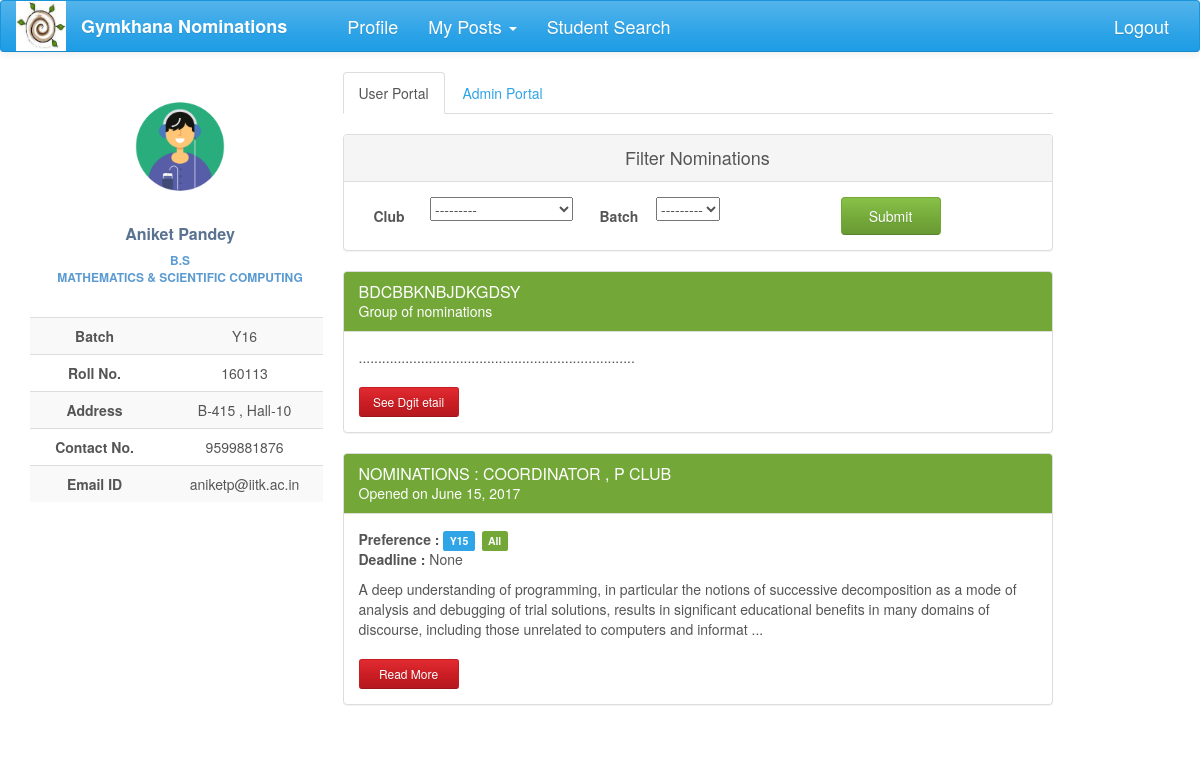
Screenshot of /nominations/ (signed in) with the database file from the repository.
### nomi/models.py (models this page shows, shortened)
class UserProfile(models.Model):
    user = models.OneToOneField(User, on_delete=models.CASCADE)
    name = models.CharField(max_length=40, blank=True)
    roll_no = models.IntegerField(null=True)
    year = models.CharField(max_length=4, choices=YEAR, default='Y16')
    programme = models.CharField(max_length=7, choices=PROGRAMME, default='B.Tech')
    department = models.CharField(max_length=200, choices=DEPT, default='AE')
    hall = models.CharField(max_length=10, choices=HALL, default=1)
    room_no = models.CharField(max_length=10, null=True, blank=True)
    contact = models.CharField(max_length=10, null=True, blank=True)
    post = models.ManyToManyField(Post, related_name='user_post', symmetrical=False, blank=True)
    club = models.ManyToManyField(ClubTag, related_name='club_tags', symmetrical=False, blank=True)

class GroupNomination(models.Model):
    title = models.CharField(max_length=2000,null =True)
    description = models.CharField(max_length=5000, null = True, blank = True)
    nominations = models.ManyToManyField(Nomination, symmetrical= False, blank= True)
    status = models.CharField(max_length= 50,choices= G_STATUS,default= 'created')
    approvals = models.ManyToManyField(Post, related_name='group_approvals', symmetrical=False, blank=True)

class Nomination(models.Model):
    name = models.CharField(max_length=200)
    description = models.TextField(max_length=20000, null=True, blank=True)
    brief_desc = models.TextField(max_length=300, null=True, blank=True)
    nomi_post = models.ForeignKey(Post, null=True)
    nomi_form = models.OneToOneField('forms.Questionnaire', null=True, blank=True)
    status = models.CharField(max_length=50, choices=STATUS, default='Nomination created')
    result_approvals = models.ManyToManyField(Post, related_name='result_approvals', symmetrical=False, blank=True)
    nomi_approvals = models.ManyToManyField(Post, related_name='nomi_approvals', symmetrical=False, blank=True)
    club_search = models.ManyToManyField(Post, related_name='all_clubs', symmetrical=False, blank=True)
    group_status = models.CharField(max_length=50, choices= GROUP_STATUS, default='normal')
    opening_date = models.DateField(null=True, blank=True)
    closing_date = models.DateField(null=True, blank=True, editable=True)
    year_choice = models.CharField(max_length=100, choices=YEAR_1, null=True)
    hall_choice = models.CharField(max_length=100, choices=HALL_1, null=True)
    dept_choice = models.CharField(max_length=100, choices=DEPT_1, null=True)

### nomi/views.py (the view)
def index(request):
    if request.user.is_authenticated:
        try:
            filters = NominationFilter(request.GET, queryset=Nomination.objects.filter(group_status='normal')
                                       .filter(status='Nomination out').distinct().order_by('-opening_date'))
            posts = Post.objects.filter(post_holders=request.user)
            username = UserProfile.objects.get(user=request.user)
            grouped_nomi = GroupNomination.objects.filter(status = 'out')
            return render(request, 'index1.html', context={'posts': posts, 'username': username, 'filter': filters, 'grouped_nomi':grouped_nomi})
        except ObjectDoesNotExist:
            profile = UserProfile.objects.create(user=request.user)
            pk = profile.pk
            return HttpResponseRedirect(reverse('profile_update', kwargs={'pk': pk}))
    else:
        return HttpResponseRedirect(reverse('login'))

### nomi/global_contexts.py (called while the page is built)
def context(request):
    if request.user.is_authenticated:
        try:
            my_profile = UserProfile.objects.get(user=request.user)
            my_posts = Post.objects.filter(post_holders=request.user)
            return {'my_posts': my_posts, 'my_profile': my_profile}
        except ObjectDoesNotExist:
            return {'my_posts': 0, 'my_profile': 0}
    else:
        return {'my_posts': 0, 'my_profile': 0}

### nomi/models.py (called while the page is built)
    def __str__(self):
        return self.club_name

### nomi/templates/index1.html
{% extends 'base2.html' %}
{% load staticfiles %}
{% load bootstrap %}
{% block content %}
<div class="profile-content ">
     <ul class="nav nav-tabs">
         <li class="active"><a href="#user" data-toggle="tab" aria-expanded="true">User Portal</a></li>
         {% if posts %}
          <li><a href="{% url 'admin_portal' %}" aria-expanded="false">Admin Portal</a></li>
         {% endif %}
     </ul>
    <div id="myTabContent" class="tab-content">
         <div class="tab-pane fade active in profile-nominations" id="user">
                <br>
                <div class="panel panel-default">
                  <div class="panel-heading">Filter Nominations</div>
                  <div class="panel-body">
                    <form action="" method="get">
                        <label class="col-lg-1 control-label">Club</label>
                            <div class="col-lg-3">
                                {{filter.form.club_search__club}}
                            </div>
                        <label class="col-lg-1 control-label">Batch</label>
                            <div class="col-lg-3 ">
                                {{filter.form.year_choice}}
                            </div>
                        <input type="submit" value="Submit" class="btn btn-success nomi-filter" />
                    </form>
                  </div>
                </div>
                <div>
                    {% for group in grouped_nomi %}
                <div class="panel panel-success">
                    <div class="panel-heading">
                        <h3 class="panel-title">{{ group.title.upper }}</h3>
                        <div>Group of nominations</div>
                    </div>
                    <div class="panel-body">
                        <p>.......................................................................</p>
                        <a href="{% url 'group_nomi_detail' pk=group.pk %}"
                           class="btn btn-sm read-more-button btn-danger">See Dgit etail</a>
                    </div>
                </div>
                    {% endfor %}
                </div>
                <div>
                    {% for nomi in filter.qs %}
                <div class="panel panel-success">
                    <div class="panel-heading">
                        <h3 class="panel-title">{{ nomi.name.upper }}</h3>
                        <div>Opened on {{nomi.opening_date}}</div>
                    </div>
                    <div class="panel-body">
                        <span style="font-weight: bolder">Preference : </span>
                        <span class="label label-primary">{{nomi.year_choice}}</span>
                        <span class="label label-success">{{nomi.dept_choice}}</span>
                        <p><span style="font-weight: bolder"> Deadline :  </span>{{nomi.closing_date}}</p>
                        <p>{{nomi.brief_desc}} ...</p>
                        <a href="{% url 'nomi_detail' nomi_pk=nomi.pk %}"
                           class="btn btn-sm read-more-button btn-danger">Read More</a>
                    </div>
                </div>
                    {% endfor %}
                </div>
         </div>
    </div>
</div>
{% endblock %}

### nomi/templates/base2.html (shortened to what this page needs)
<!DOCTYPE html>
<html lang="en">
{% load staticfiles %}
{% load bootstrap %}
<head>
    <link href="https://maxcdn.bootstrapcdn.com/bootswatch/3.3.7/cerulean/bootstrap.min.css" rel="stylesheet"
>
    <link href="https://maxcdn.bootstrapcdn.com/font-awesome/4.7.0/css/font-awesome.min.css" rel="stylesheet"
>
    <link rel="stylesheet" href="{% static 'nomi/css/main.css' %}" type="text/css">
</head>
<body>
{% block navigation %}
<nav class="navbar navbar-default" id="navbar">
    <div class="container-fluid">
        <div class="navbar-header">
            <a href="#">
                <div>
                    <img src="{% static 'nomi/img/gym.jpg' %}" width="50" height="50">
                </div>
            </a>
        </div>
        <div class="collapse navbar-collapse" id="bs-example-navbar-collapse-1">
            <ul class="nav navbar-nav">
                <li><a href="{% url 'index' %}" id="brand">Gymkhana Nominations</a></li>
                <li><a href="{% url 'profile' %}" id="navbar-links">Profile</a></li>
                {% block posts%}
                {% if my_posts %}
                <li class="dropdown">
                    <a href="#" class="dropdown-toggle" id="navbar-links" data-toggle="dropdown" role="button"
                       aria-expanded="false">My Posts <span class="caret"></span></a>
                </li>
                {% endif %}
                {% endblock %}
                <li><a href="{% url 'info:info' %}" id="navbar-links">Student Search</a></li>
            </ul>
            <ul class="nav navbar-nav navbar-right">
                <li id="navbar-links"><a href="{% url 'logout' %}?next={% url 'login' %}">Logout</a></li>
            </ul>
        </div>
    </div>
</nav>
{% endblock %}
<div class="container-fluid">
    <div  class="row profile">
        <div class="col-lg-3 col-md-3">
            {% block profile %}
            <div id="profile" class="profile-sidebar" style="position:fixed">
                <div class="profile-userpic">
                    <img src="{% static 'nomi/img/logo.gif' %}" class="img-responsive" alt="">
                </div>
                <div class="profile-usertitle">
                    <div class="profile-usertitle-name">
                        {{my_profile.name}}
                    </div>
                    <div class="profile-usertitle-job">
                        {{my_profile.programme}} <br> {{my_profile.department}}
                    </div>
                </div>
                <div class="profile-usermenu">
                    <table class="table table-striped table-hover ">
                        <tbody>
                        <tr>
                            <td id="topic">Batch</td>
                            <td>{{my_profile.year}} </td>
                        </tr>
                        <tr>
                            <td id="topic">Roll No.</td>
                            <td>{{my_profile.roll_no}} </td>
                        </tr>
                        <tr>
                            <td id="topic">Address</td>
                            <td>{{my_profile.room_no}} , Hall-{{my_profile.hall}}</td>
                        </tr>
                        <tr>
                            <td id="topic">Contact No.</td>
                            <td>{{ my_profile.contact }}</td>
                        </tr>
                        <tr>
                            <td id="topic">Email ID</td>
                            <td>{{my_profile.user}}@iitk.ac.in</td>
                        </tr>
                        </tbody>
                    </table>
                </div>
            </div>
            {% endblock %}
        </div>
        <div class="col-lg-8 col-md-8">
            {% block content %}{% endblock %}
        </div>
    </div>
</div>
</body>
</html>

### nomi/static/nomi/css/main.css (style rules this page uses)
#brand { text-decoration: none; font-size: large; font-weight: bold; margin-right: 30px; }
#navbar-links { font-size: large; }
#navbar { position: fixed; width: 100%; z-index: 100; }
body { background: #ffffff; }
.profile { margin: 20px 0; }
.profile-sidebar { padding: 20px 0 10px 0; width: 300px; margin-top: 50px; }
.profile-userpic img { float: none; margin: 0 auto; width: 50%; height: 50%; -webkit-border-radius: 50% !important; -moz-border-radius: 50% !important; border-radius: 50% !important; }
.profile-usertitle { text-align: center; margin-top: 20px; }
.profile-usertitle-name { color: #5a7391; font-size: 16px; font-weight: 600; margin-bottom: 7px; }
.profile-usertitle-job { text-transform: uppercase; color: #5b9bd1; font-size: 12px; font-weight: 600; margin-bottom: 15px; }
.profile-usermenu { margin-top: 30px; }
.profile-usermenu table tbody tr td { text-align: center; }
#topic { font-weight: bolder; }
.profile-content { z-index: 0; margin-top: 32px; padding: 20px; background: #ffffff; min-height: 460px; }
.btn { width: 150px; }
.read-more-button { margin-top: 10px; width: 100px; }
.panel-default .panel-heading { text-align: center; font-size: large; }
.control-label { text-align: center; padding-top: 9px; }
.nomi-filter { margin-left: 30px; width: 100px; }
.panel-body p span { margin-bottom: 20px; }
.panel-success { transition: box-shadow 0.2s; }
.label { margin-right: 3px; }
.profile-nominations div div p span { font-weight: bold; }

### rows the page displays
UserProfile: name "Aniket Pandey", programme "B.S", department "MATHEMATICS & SCIENTIFIC COMPUTING", year "Y16", roll_no "160113", room_no "B-415", hall "10", contact "9599881876", user "aniketp"
GroupNomination: title "BDCBBKNBJDKGDSY"
Nomination: name "NOMINATIONS : COORDINATOR , P CLUB", opening_date "June 15, 2017", year_choice "Y15", dept_choice "All", closing_date "None", brief_desc "A deep understanding of programming, in particular the notions of successive decomposition as a mode of analysis and debugging of trial solutions, results in significant educational benefits in many domains of discourse, including those unrelated to computers and informat"
